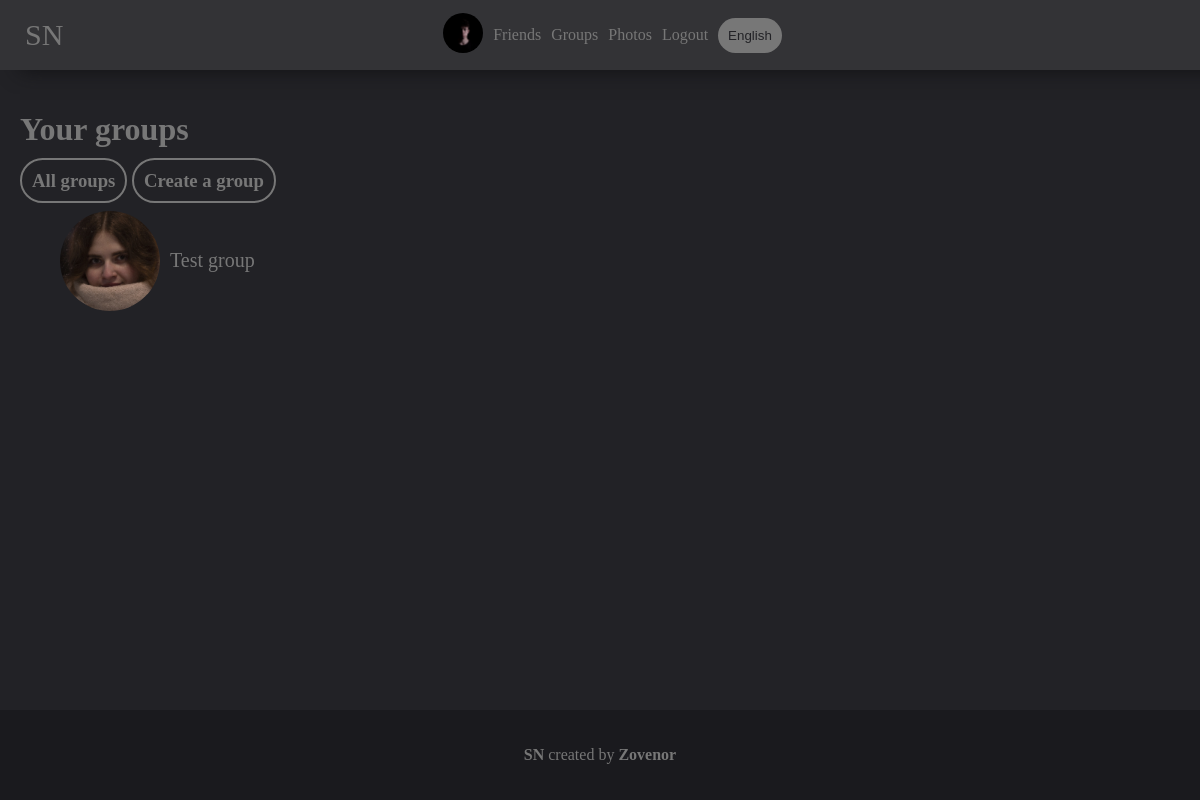
The app's page /groups (signed in), older data.
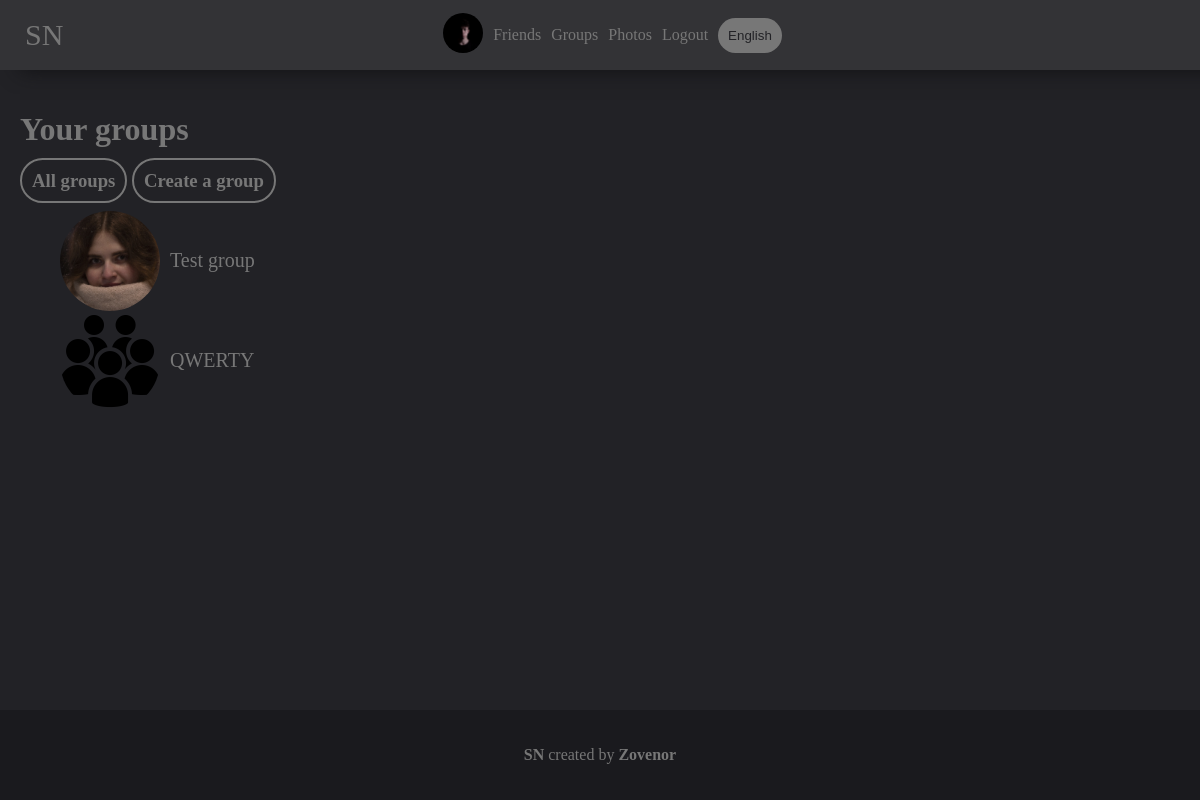
The same page, newer data.
### mainpage/models.py (models this page shows, shortened)
class Group(models.Model):
    followers = models.ManyToManyField(UserDetail, related_name="followers", null=True, blank=True)
    name = models.CharField(max_length=250)
    description = models.TextField(null=True, blank=True)
    groupname = models.CharField(max_length=100, unique=True)
    photo = models.ForeignKey(Photo, on_delete=models.SET_NULL, null=True, blank=True)
    admin = models.ForeignKey(UserDetail, on_delete=models.SET_NULL, null=True, blank=True)
    editors = models.ManyToManyField(UserDetail, related_name="editors", null=True, blank=True)
    def get_photo(self):
        if self.photo:
            return self.photo
        else:
            return settings.STATIC_URL + "/mainpage/img/group.jpg"

class Photo(models.Model):
    photo = models.ImageField(upload_to='photos')
    date = models.DateTimeField(auto_now=True)
    user = models.ForeignKey(User, on_delete=models.SET_NULL, null=True)
    permissions = models.CharField(max_length=10, default="public")
    def __str__(self):
        return self.photo.url

### mainpage/views.py (the view, shortened to what this page needs)
# urls.py: path('groups', views.GroupsView.as_view()),
class GroupsView(View):
    @base
    def get(self, request, content={}):
        if not request.user.is_authenticated:
            return redirect('/groups?all=True')
        content.update({
            'list': get_wordlist(request).YourGroups,
            'create': False,
        })
        if request.user.is_authenticated:
            content['groups'] = Group.objects.filter(followers=UserDetail.objects.get(user=request.user))
        if 'all' in request.GET:
            if request.GET['all'] == 'True':
                content['groups'] = Group.objects.all()
                content['list'] = get_wordlist(request).AllGroups
        if 'create' in request.GET:
            if request.GET['create'] == 'True':
                content['create'] = True
                content['list'] = get_wordlist(request).CreateGroup
        return render(request, 'mainpage/groups.html', content)

### mainpage/models.py (called while the page is built)
    def get_photo(self):
        if self.photo:
            return self.photo
        else:
            return settings.STATIC_URL + "/mainpage/img/user.png"

### mainpage/views.py (called while the page is built)
def base(func):
    def wrapper(self, request, content={}, *args, **kwargs):
        if request.user.is_authenticated:
            content.update({'your_user': UserDetail.objects.get(user=request.user)})
        return func(self, request, content=content, **kwargs)
    return wrapper

def get_wordlist(request):
    langs_list = {
        'en': langs.EN,
        'ru': langs.RU,
    }
    if 'lang' in request.COOKIES:
        lang = request.COOKIES['lang']
        try:
            return langs_list[lang]
        except:
            return langs_list['en']
    else:
        return langs_list['en']

### mainpage/templates/mainpage/groups.html (shortened to what this page needs)
{% extends 'mainpage/base.html' %}
{% load static %}
{% block content %}
    <link rel="stylesheet" href="{% static 'mainpage/groups.css' %}">
    <h1>{{ list.title }}</h1>
    {% if create == True %}
        <form method="POST">
        {% csrf_token %}
            <p><b>{{ list.name }}: </b><input required value="{{ pl.name }}" name="name" type="text"></p>
            <p><b>{{ list.description }}: </b><textarea required name="description" type="text">{{ pl.description }}</textarea></p>
            <p><b>{{ list.groupname }}: </b><input required value="{{ pl.groupname }}" name="groupname" type="text"></p>
            <p><input class="button" value="{{ list.create }}" type="submit"></p>
        </form>
    {% else %}
        <h3>
        {% if request.user.is_authenticated %}
            {% if request.GET.all %}
                <a href="/groups" class="button">{{ list.your_groups }}</a>
            {% else %}
                <a href="?all=True" class="button">{{ list.all_groups  }}</a>
            {% endif %}
            <a class="button" href="?create=True">{{ list.create_group }}</a>
        {% endif %}
        </h3>
        <ul>
            {% for el in groups %}
                <li><a class="group" href="/{{ el.groupname }}"><div style="background-image: url('{{ el.get_photo }}');" class="img-group"></div><span class="group_name">{{ el.name }}</span></a></li>
            {% endfor %}
        </ul>
    {% endif %}
{% endblock %}

Row changes from the older to the newer data that the page shows:
added Group: shows a picture, name "QWERTY"
